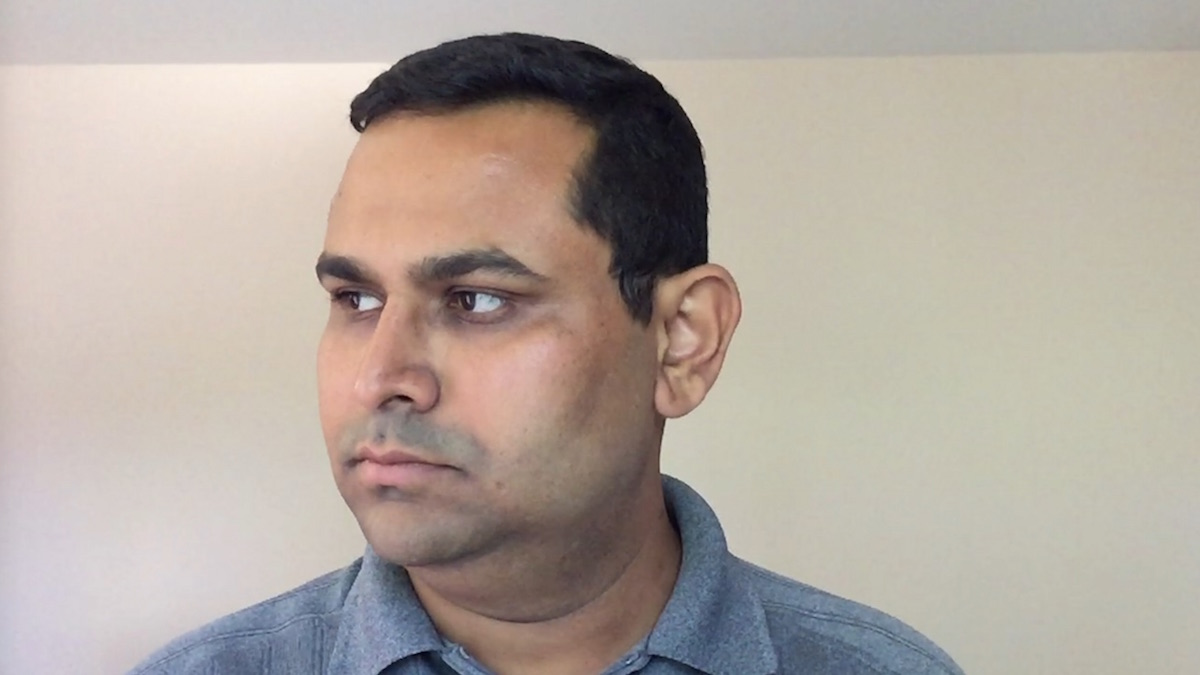
#> input picture headPose.jpg, 1200 x 675 px, given in place of the camera
$ python eye_detect.py
#> lines starting #> are read from the running program, lines starting #| are printed output that depends on the picture
#> in main, photo is the input picture: shape (675, 1200, 3); mean B, G, R 159.9, 168.4, 178.6
#This is my extremely hackish iris and pupil tracker/detector.
import time
import cv2
import pupil_detect
#I don't use the face classifier. But I'm putting it here in case someone else
#wants to.
#faceCascadeClassifier = cv2.CascadeClassifier("haarcascade_frontalface_alt.xml")
eyeCascadeClassifier = cv2.CascadeClassifier("haarcascade_eye.xml")


def detect_objects(image, objectClassifier, divider=4):
    #increase divider for more speed, less accuracy
#> called with divider = 4
    gray_image = cv2.cvtColor(image, cv2.COLOR_RGB2GRAY)
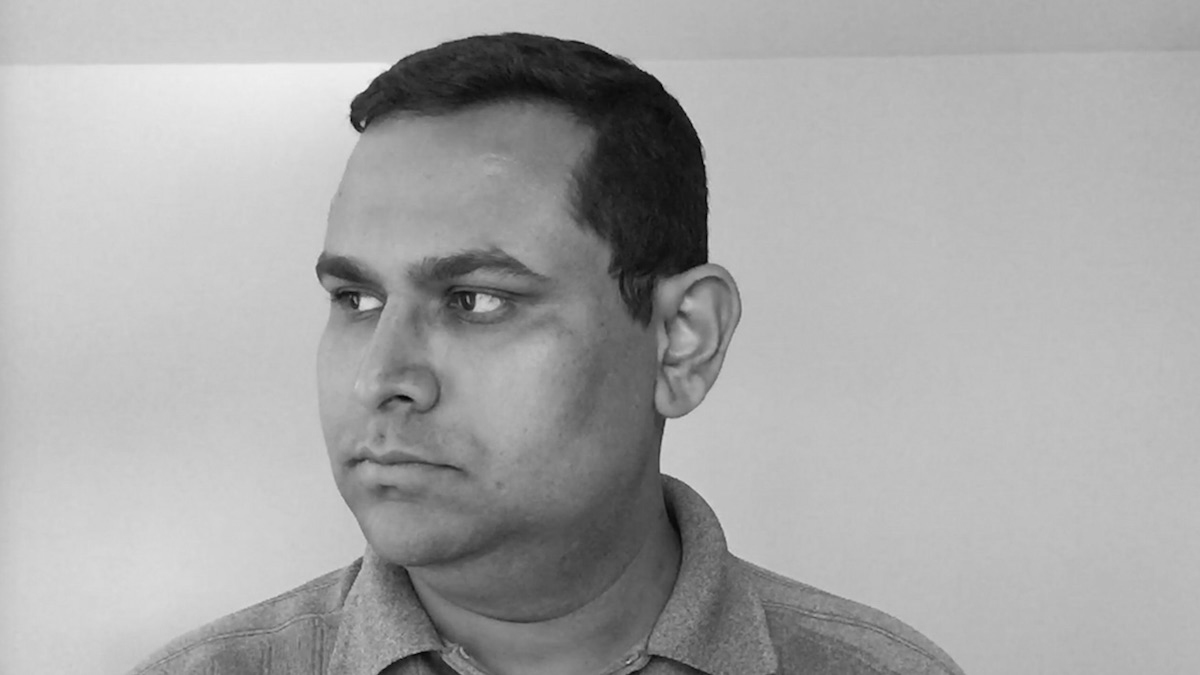
#> gray_image: shape (675, 1200); min 0, max 244, mean 167.1
    small_image = cv2.resize(gray_image, (gray_image.shape[1] // divider,gray_image.shape[0] // divider))
    min_object_size = (20,20)
    haar_scale = 1.2
    min_neighbors = 2
    haar_flags = 0
    objects = objectClassifier.detectMultiScale(small_image, haar_scale, min_neighbors, haar_flags, min_object_size)
#> objects = [[78, 63, 22, 22], [103, 60, 29, 29]]
    return objects*divider

class Eye():
    def __init__(self,x, y, x2, y2):
        self.x = x
        self.y = y
        self.x2 = x2
        self.y2 = y2
        self.width = x2 - x
        self.height = y2 - y
        self.topcorner = (x, y)
        self.bottomcorner = (x2, y2)
def draw(photo):
    image = photo.copy()
    image_to_show = image
    eyes = detect_objects(image, eyeCascadeClassifier)
#> eyes = [[312, 252, 88, 88], [412, 240, 116, 116]]
    #################### Select the rightmost eye ##################
    rightmost_eye = None
    if eyes is not None:
        for eye in eyes:
            (x,y) = eye[0], eye[1]
            (x2,y2) = (eye[0] + eye[2]), (eye[1] + eye[3])
            if (rightmost_eye is None) or (x < rightmost_eye.x):
                rightmost_eye = Eye(x, y, x2, y2)
#> this loop made 2 passes
#> (eye, x, y, x2, y2) on pass 1: ([312, 252, 88, 88], 312, 252, 400, 340)
#> (eye, x, y, x2, y2) on pass 2: ([412, 240, 116, 116], 412, 240, 528, 356)
    ###############################################################
    ####### Extract the image of the rightmost eye ################
    eye_image = None
    if rightmost_eye is not None:
        eye_image = image[rightmost_eye.y:rightmost_eye.y2, rightmost_eye.x:rightmost_eye.x2]
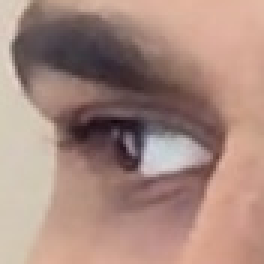
#> eye_image: shape (88, 88, 3) (shown 3 times larger); mean B, G, R 126.5, 136.6, 166.8
    ###############################################################
    ### To assist in edge detection, try to "black out" sclera ####
    binary_eye_image = None
    if eye_image is not None:
        eye_histogram = [0]*256
        eye_image = cv2.cvtColor(eye_image, cv2.COLOR_RGB2GRAY)
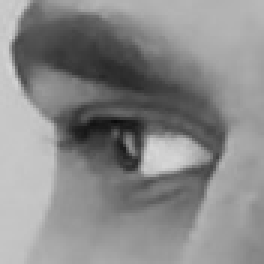
#> eye_image: shape (88, 88) (shown 3 times larger); min 10, max 214, mean 137
        for i in range(256):
            value_count = (eye_image == i).sum()
            eye_histogram[i] = value_count
#> this loop made 256 passes
#> value_count on passes 1 to 3: 0, 0, 0
#> after the loop, eye_histogram = 256 values, max 166 at index 197, min 0 at index 0, mean 30.25
        count = 0
        index = 255
        while count < (eye_image.size*3/4):
            count += eye_histogram[index]
            index -= 1
#> this loop made 155 passes
#> after the loop, count = 5819; index = 100
        quarter_threshold = index
#> quarter_threshold = 100
        #Multiply all parts of eye above bottom 1/4 brightness by 0
        #Might not work on people with light irises. Have not tried.
        binary_eye_image = cv2.equalizeHist((eye_image < quarter_threshold) * eye_image)
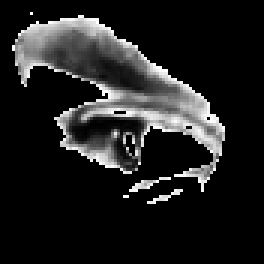
#> binary_eye_image: shape (88, 88) (shown 3 times larger); min 0, max 255, mean 31.8
    ###############################################################
    ####### Look for circle (the iris). Save coordinates. ########
    relative_iris_coordinates = None
    if binary_eye_image is not None:
        eye_circles = cv2.HoughCircles(binary_eye_image, cv2.HOUGH_GRADIENT, 3, 500, maxRadius = binary_eye_image.shape[0]//5)
#> eye_circles = None
        if eye_circles is not None:
            #Usually gets the job done. Messy.
            circle = eye_circles[0][0]
            relative_iris_coordinates = (circle[0], circle[1])
    ###############################################################
    ######### Put blue dot on eye in big picture ##################
    absolute_iris_coordinates = None
    if relative_iris_coordinates is not None and rightmost_eye is not None:
        absolute_iris_coordinates = (int(relative_iris_coordinates[0]+rightmost_eye.x), int(relative_iris_coordinates[1]+rightmost_eye.y))
        cv2.circle(image_to_show, absolute_iris_coordinates, 5, (255,0,0), thickness=10)
    ###############################################################
    ####### Extract image of iris (and some surrounding) ##########
    iris_image = None
    if absolute_iris_coordinates is not None:
        x = absolute_iris_coordinates[0]
        y = absolute_iris_coordinates[1]
        #Should find a way to make these numbers adaptable.
        #It really messes things up when these arbitrary numbers don't work with
        #whatever image size or eye distance is actually being used.
        #YOU, DEAR READER, MUST CHANGE THESE FOR YOUR CAMERA
        #These numbers describe the guestimated shape of a captured image of an iris.
        #This program makes no effort to automatically find the size of the iris in
        #the captured image of the iris
        w = 60
        h = 60
        iris_image = photo[y-h:y+h,x-w:x+w]
        iris_image_to_show = cv2.resize(iris_image, (iris_image.shape[1]*2, iris_image.shape[0]*2))
        image_to_show[0:iris_image_to_show.shape[0], 00:00+iris_image_to_show.shape[1]] = iris_image_to_show
    ###############################################################
    ### Draw blue circle around iris. Draw green around pupil #####
    #Also, if the pupil and iris seem to be sensible shapes/sizes,
    #return the current iris_image (picture of the iris+surroundings)
    iris_picture = None
    if iris_image is not None:
        iris_gray = cv2.cvtColor(iris_image, cv2.COLOR_RGB2GRAY)
        iris_circles_image = iris_image.copy()
        iris_circles = cv2.HoughCircles(iris_gray, cv2.HOUGH_GRADIENT, 2, 100)
        if iris_circles is not None:
            circle=iris_circles[0][0]
            cv2.circle(iris_circles_image, (circle[0], circle[1]), circle[2], (255,0,0), thickness=2)
        pupil_coords = pupil_detect.find_pupil(iris_gray)
        if pupil_coords is not None:
            cv2.circle(iris_circles_image, pupil_coords[:2], pupil_coords[2], (0,255,0),4)
        if iris_circles is not None and pupil_coords is not None:
            ic = iris_circles[0][0]
            pc = pupil_coords
            #Check if pupil is within iris
            if abs(ic[0]-pc[0])<ic[2] and abs(ic[1]-pc[1])<ic[2] and pc[2]<ic[2]:
                iris_picture = iris_circles_image
        iris_circles_to_show = cv2.resize(iris_circles_image, (iris_circles_image.shape[1]*2,iris_circles_image.shape[0]*2))
        image_to_show[0:iris_circles_to_show.shape[0], 200:200+iris_circles_to_show.shape[1]] = iris_circles_to_show
    ###############################################################
    cv2.imshow('Image', image_to_show)
    if cv2.waitKey(10) > 0: #If we got a key press in less than 10ms
        #Also, cv2 has some weirdness where the image won't update without a waitKey()
#> (key Esc is pressed here)
        return True, iris_picture
    return False, iris_picture

def main():
    camera = cv2.VideoCapture(0)
    found_iris_counter = 0
    while(1):
        success, photo = camera.read()
        finished, iris_pic = draw(photo)
#> finished = True
        if iris_pic is not None:
            timecode = time.strftime("%Y-%m-%d_%H;%M;%S", time.gmtime())
            cv2.imwrite("iris_pic_"+str(found_iris_counter)+"_"+timecode+".jpg", iris_pic)
            found_iris_counter += 1
        if finished:
            break

if __name__ == '__main__':
    main()
